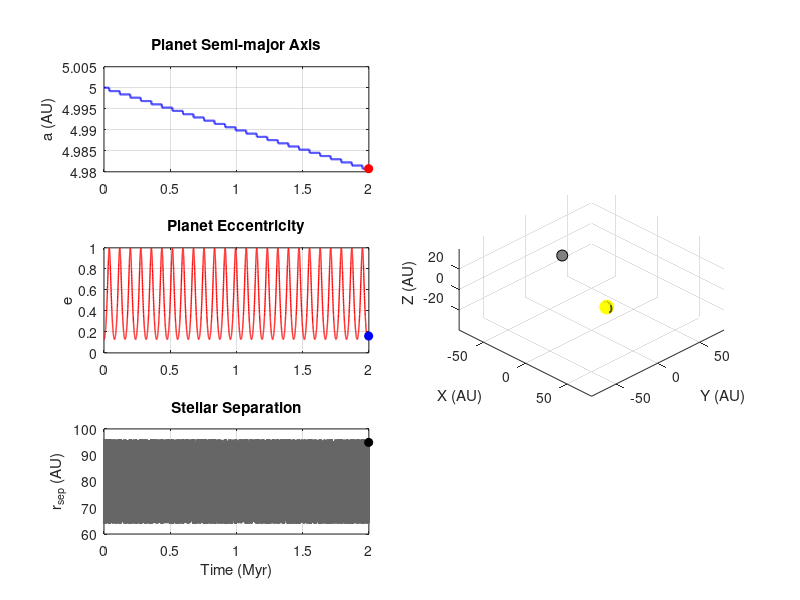

MATLAB code to generate this figure:
function KL_Migration_Sim()
    % --- Physical Constants (SI) ---
    G = 6.67430e-11; 
    MSun = 1.989e30; 
    MJup = 1.898e27; 
    RJup = 7.149e7;  
    AU = 1.496e11;   
    c = 2.9979e8;    
    
    % --- System Configuration ---
    m1 = 0.6 * MSun;   
    m2 = 0.390 * MJup;   
    m3 = 0.31 * MSun;   
    
    a_in = 5.0 * AU;         
    e_in = 0.128;             
    inc_tot = deg2rad(87.05); 
    omega_in = 0;            
    
    a_out = 80 * AU;  
    e_out = 0.2; % Added eccentricity to make the distance graph interesting
    
    tV2 = 0.1; 
    
    % --- Simulation Setup ---
    t_end = 2e6 * 31557600; 
    y0 = [a_in, e_in, inc_tot, omega_in];
    options = odeset('RelTol', 1e-8, 'AbsTol', 1e-10);
    
    fprintf('Simulating evolution...\n');
    [t, y] = ode45(@(t, y) secular_dynamics(t, y, m1, m2, m3, a_out, e_out, tV2, RJup, G, c), ...
                   [0, t_end], y0, options);
               
    % --- Animated Visualization with Companion Distance Graph ---
    visualize_KL_animation(t, y, m1, m3, a_out, e_out, AU, G);
end

function dydt = secular_dynamics(~, y, m1, m2, m3, a_out, e_out, tV2, RJup, G, c)
    a = y(1); e = y(2); inc = y(3); omega = y(4);
    
    Pin = 2*pi*sqrt(a^3 / (G*(m1+m2)));
    Pout = 2*pi*sqrt(a_out^3 / (G*(m1+m2+m3)));
    tau_KL = (2*Pout^2 / (3*pi*Pin)) * ((m1+m2+m3)/m3) * (1-e_out^2)^1.5;
    
    de_dt_KL = (15/8) * (e * sqrt(1-e^2) / tau_KL) * sin(inc)^2 * sin(2*omega);
    di_dt_KL = -(15/8) * (e^2 / (tau_KL * sqrt(1-e^2))) * sin(inc) * cos(inc) * sin(2*omega);
    domega_dt_KL = (3/(4*tau_KL*sqrt(1-e^2))) * (2*(1-e^2) + 5*sin(omega)^2*(e^2-sin(inc)^2));
    
    n = sqrt(G*(m1+m2)/a^3);
    domega_dt_GR = (3 * G * (m1 + m2) * n) / (a * c^2 * (1 - e^2));
    
    tV_sec = tV2 * 31557600; 
    tF2 = tV_sec * (9/8) * (a/RJup)^6 * (m1/m2); 
    
    V2 = (9/tF2) * (1 + (15/4)*e^2 + (15/8)*e^4 + (5/64)*e^6) / (1-e^2)^6.5;
    W2 = (1/tF2) * (1 + (15/2)*e^2 + (45/8)*e^4 + (5/16)*e^6) / (1-e^2)^6.5;
    
    da_dt_tide = -a * (2*V2 * (e^2/(1-e^2)) + 2*W2); 
    de_dt_tide = -e * (V2 + 9*W2); 
    
    dydt = [da_dt_tide; de_dt_KL + de_dt_tide; di_dt_KL; domega_dt_KL + domega_dt_GR];
end

function visualize_KL_animation(t, y, m1, m3, a_out, e_out, AU, G)
    t_myr = t / (1e6 * 31557600);
    fig = figure('Color', 'w', 'Position', [50, 50, 1300, 700]);
    
    % 1. Semi-major Axis (Top Left)
    subplot(3, 2, 1);
    plot(t_myr, y(:,1)/AU, 'b', 'LineWidth', 1.5);
    ylabel('a (AU)'); title('Planet Semi-major Axis'); grid on;
    h_a_mark = line(t_myr(1), y(1,1)/AU, 'Marker', 'o', 'Color', 'r', 'MarkerFaceColor', 'r');

    % 2. Planet Eccentricity (Middle Left)
    subplot(3, 2, 3);
    plot(t_myr, y(:,2), 'r', 'LineWidth', 1);
    ylabel('e'); title('Planet Eccentricity'); grid on;
    h_e_mark = line(t_myr(1), y(1,2), 'Marker', 'o', 'Color', 'b', 'MarkerFaceColor', 'b');
    
    % 3. Companion Distance Graph (Bottom Left)
    subplot(3, 2, 5);
    P_out = 2*pi*sqrt(a_out^3 / (G*(m1+m3)));
    % Instantaneous distance for eccentric orbit: r = a(1-e*cos(E))
    % Using mean anomaly (M) as an approximation for E for visualization
    r_sep = a_out * (1 - e_out * cos(2 * pi * t / P_out));
    plot(t_myr, r_sep/AU, 'Color', [0.4 0.4 0.4], 'LineWidth', 1.5);
    ylabel('r_{sep} (AU)'); xlabel('Time (Myr)'); title('Stellar Separation'); grid on;
    h_r_mark = line(t_myr(1), r_sep(1)/AU, 'Marker', 'o', 'Color', 'k', 'MarkerFaceColor', 'k');

    % 4. 3D Animation (Right)
    ax3 = subplot(3, 2, [2, 4, 6]);
    hold on; grid on; axis equal;
    
    a1 = a_out * (m3 / (m1 + m3)); 
    a3 = a_out * (m1 / (m1 + m3)); 

    h_star1  = plot3(0, 0, 0, 'yo', 'MarkerSize', 10, 'MarkerFaceColor', 'y', 'DisplayName', 'Host Star');
    h_star3  = plot3(0, 0, 0, 'ko', 'MarkerSize', 8, 'MarkerFaceColor', [0.5 0.5 0.5], 'DisplayName', 'Companion');
    h_orbit  = plot3(0, 0, 0, 'k-', 'LineWidth', 1.2); 
    h_planet = plot3(0, 0, 0, 'ro', 'MarkerSize', 6, 'MarkerFaceColor', 'r'); 
    
    xlabel('X (AU)'); ylabel('Y (AU)'); zlabel('Z (AU)');
    view(45, 30);
    limit = (a3/AU) * 1.5;
    axis(ax3, [-limit limit -limit limit -limit/2 limit/2]);

    % Animation loop
    skip = max(1, round(length(t)/350)); 
    for i = 1:skip:length(t)
        if ~ishandle(fig), break; end
        
        phase = 2 * pi * (t(i) / P_out);
        % Current separation factor for eccentric orbit
        r_fact = (1 - e_out * cos(phase)); 
        
        x1 = -a1 * r_fact * cos(phase); y1 = -a1 * r_fact * sin(phase);
        x3 =  a3 * r_fact * cos(phase); y3 =  a3 * r_fact * sin(phase);
        
        set(h_star1, 'XData', x1/AU, 'YData', y1/AU);
        set(h_star3, 'XData', x3/AU, 'YData', y3/AU);
        
        [X, Y, Z] = get_orbit_path(y(i,1), y(i,2), y(i,3), y(i,4));
        set(h_orbit, 'XData', (X+x1)/AU, 'YData', (Y+y1)/AU, 'ZData', Z/AU);
        
        r_p = (y(i,1)*(1-y(i,2)));
        xp_rel = r_p * cos(y(i,4));
        yp_temp_rel = r_p * sin(y(i,4));
        set(h_planet, 'XData', (xp_rel+x1)/AU, 'YData', (yp_temp_rel*cos(y(i,3))+y1)/AU, 'ZData', (yp_temp_rel*sin(y(i,3)))/AU);
        
        set(h_a_mark, 'XData', t_myr(i), 'YData', y(i,1)/AU);
        set(h_e_mark, 'XData', t_myr(i), 'YData', y(i,2));
        set(h_r_mark, 'XData', t_myr(i), 'YData', r_sep(i)/AU);
        
        drawnow; 
    end
end

function [x, y, z] = get_orbit_path(a, e, inc, omega)
    theta = linspace(0, 2*pi, 100);
    r = a * (1 - e^2) ./ (1 + e * cos(theta));
    x_orb = r .* cos(theta);
    y_orb = r .* sin(theta);
    x = x_orb * cos(omega) - y_orb * sin(omega);
    y_temp = x_orb * sin(omega) + y_orb * cos(omega);
    y = y_temp * cos(inc);
    z = y_temp * sin(inc);
end
